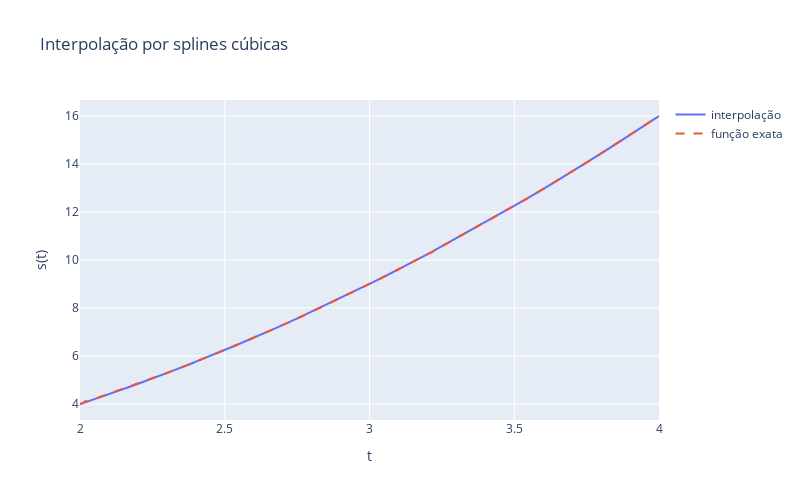

Notebook code for this chart:
### Code cell
spline.plot()

### Figure 1 — Plotly figure (JSON) as saved in the notebook; plotly's stock layout.template omitted (floating-point values rounded to 4 significant figures; data arrays with more than 128 entries replaced by an {"elided": "..."} marker saying what was removed)
{"data": [{"mode": "lines", "name": "interpolação", "showlegend": true, "type": "scatter", "x": {"elided": "10000 float values"}, "y": {"elided": "10000 float values"}}, {"line": {"dash": "dash"}, "mode": "lines", "name": "função exata", "showlegend": true, "type": "scatter", "x": {"elided": "10000 float values"}, "y": {"elided": "10000 float values"}}], "layout": {"height": 500, "title": {"text": "Interpolação por splines cúbicas"}, "width": 800, "xaxis": {"title": {"text": "t"}}, "yaxis": {"title": {"text": "s(t)"}}}}
